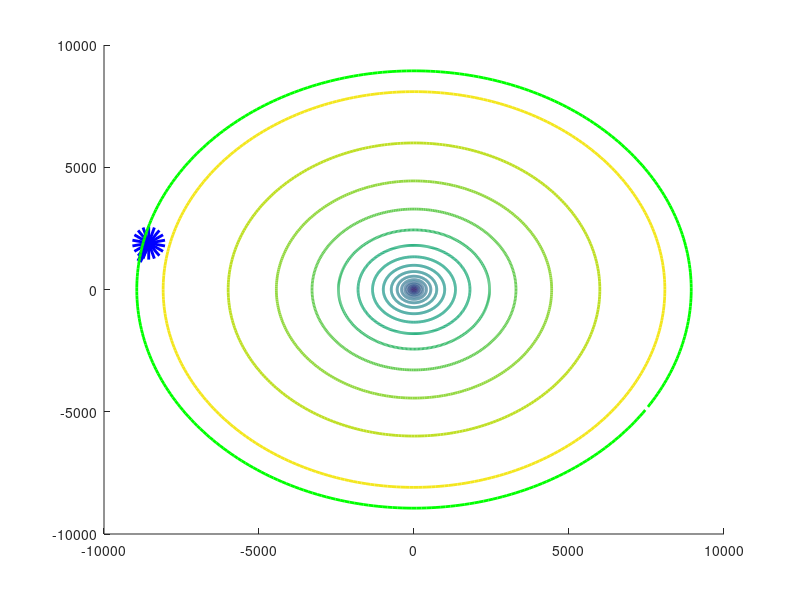

Write MATLAB code to recreate this figure. (Note: this script raises an error after producing the figure.)
function [] = Kerr_black_hole_animation()
% Kerr_black_hole_animation : modeling function for a rotating black hole (Kerr black hole)
%
% Author : nicolas.douillet (at) free.fr, 2007-2024.


nb_sample = 360;        % angle precision over 2pi radians
step = 2*pi/nb_sample;  % catenoid angle step ; default value : 2*pi/60
a = 6;                  % catenoid shape parameter ; default value : 6
p = 3;                  % object path angle coefficieent
t = linspace(0,1.5,32); % rotation & animation time parameter ; default value : linspace(0,1.5,32)
time_lapse = 0.25;      % time lapse for animation ; default value : 0.25
h_sample = 6;           % horizontal sample rate for the black hole mesh; must divide Zid_start
v_sample = 18;          % vertical sample rate for the black hole mesh;   must divide Zid_start
Zid_start = 210;         % Framing coefficient; must be a multiple of h_sample and v_sample


filename = 'Kerr_black_hole_animation.gif';


u = (0:5e-2:8)'; % default value : 0:5e-2:8
v = 0:step:2*pi-step; % catenoid longitudinal (loop over) parameter sampling vector

% Black hole mesh coordinates
X = a*cosh(u).*cos(v+t(end)*u);
Y = a*cosh(u).*sin(v+t(end)*u);
Z = repmat(a*u,[1,size(v,2)]);

% Object path coordinates
w = (0:2e-2:8)';
E = a*cosh(w).*cos(p*t(end)*w-0.5*pi);
F = a*cosh(w).*sin(p*t(end)*w-0.5*pi);
G = a*w;

%--- Static display settings ---%
h = figure;
set(h,'Position',get(0,'ScreenSize'));
set(gcf,'Color',[0 0 0]); 


for k = Zid_start:-1:1
    
    %--- Black hole horizontal circles ---%    
    for m = 1:h_sample:size(Z,1)
        patch(X(1+mod(k+m,size(Z,1)),:),Y(1+mod(k+m,size(Z,1)),:),Z(1+mod(k+m,size(Z,1)),:),Z(1+mod(k+m,size(Z,1)),:).^2,...
              'FaceColor','none','EdgeColor','Interp','Linewidth',2), hold on;
        
    end
    
    %--- Black hole vertical curves ---%
    for n = 1:v_sample:size(Z,2)
        
        patch(cat(1,X(:,1+mod(2*k+n,size(Z,2))),flipud(X(1:end-1,1+mod(2*k+n,size(Z,2))))),cat(1,Y(:,1+mod(2*k+n,size(Z,2))),flipud(Y(1:end-1,1+mod(2*k+n,size(Z,2))))),...
              cat(1,Z(:,1+mod(2*k+n,size(Z,2))),flipud(Z(1:end-1,1+mod(2*k+n,size(Z,2))))),cat(1,Z(:,1+mod(2*k+n,size(Z,2))),flipud(Z(1:end-1,1+mod(2*k+n,size(Z,2))))).^2,...
              'FaceColor','none','EdgeColor','Interp','Linewidth',2), hold on;                
        
    end        
    
    %--- Object and its path ---%
    plot3(E(end-Zid_start+k-1,1),...
          F(end-Zid_start+k-1,1),...
          G(end-Zid_start+k-1,1),...
          'bo','MarkerSize',12,'Linewidth',12), hold on;
    
    plot3(E(end-Zid_start+k-1:end,1),...
          F(end-Zid_start+k-1:end,1),...
          G(end-Zid_start+k-1:end,1),...
          'Color',[0 0 1],'Linewidth',4), hold on;
        
    %--- Event horizon ---%
    line(X(end,:),Y(end,:),Z(end,:),'Color',[0 1 0],'Linewidth',2), hold on;
    
    %--- Display settings ---%
    ax = gca;
    set(ax,'Color',[0 0 0]);
    ax.Clipping = 'off';
    
    view(0,30)
    camzoom(2);
    campan(0.5,2.5);
    colormap(hot);
    axis auto, axis square, axis off;
    
    title('Spiraling path of an object passing through one rotating | Kerr black hole horizon', 'Color', [1 1 1], 'FontSize', 16);

    drawnow;    
    frame = getframe(h);    
    im = frame2im(frame);
    [imind,cm] = rgb2ind(im,256);
    
    %--- Write to the .gif file ---%
    if k == Zid_start
        imwrite(imind,cm,filename,'gif', 'Loopcount',Inf,'DelayTime',time_lapse);
    else
        imwrite(imind,cm,filename,'gif','WriteMode','append','DelayTime',time_lapse);
    end
    
    clf(1);
    
end


end % Kerr_black_hole_animation